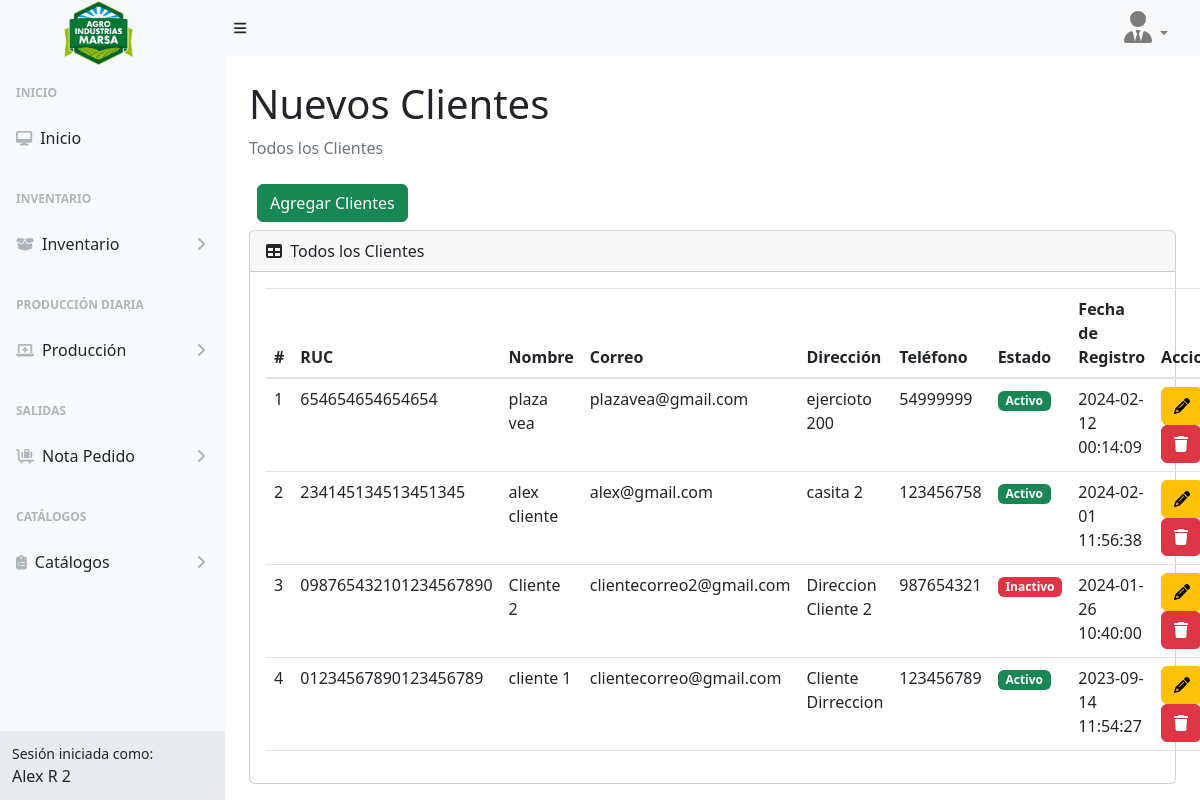
Before: /clients (signed in) with the older database file.
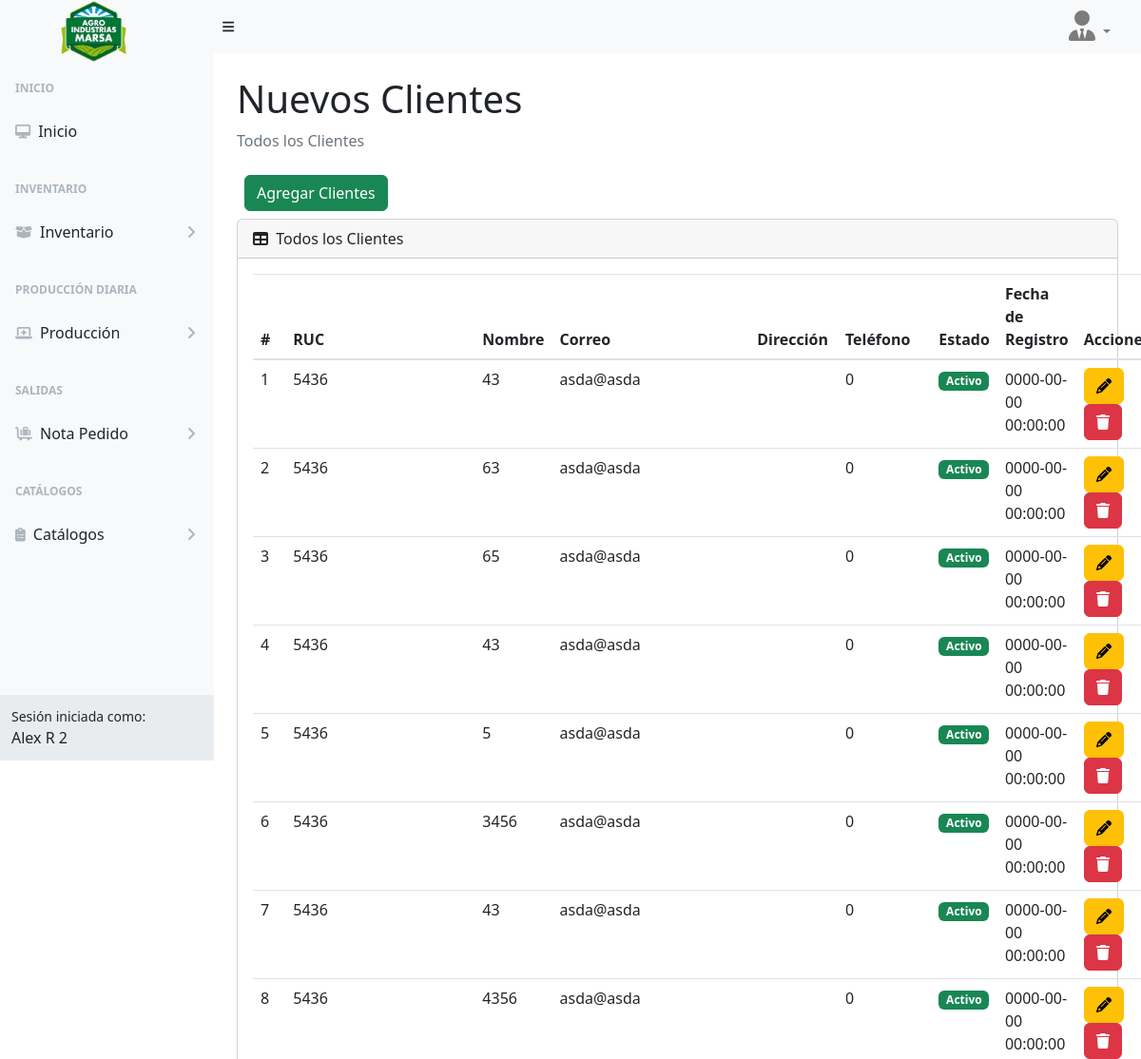
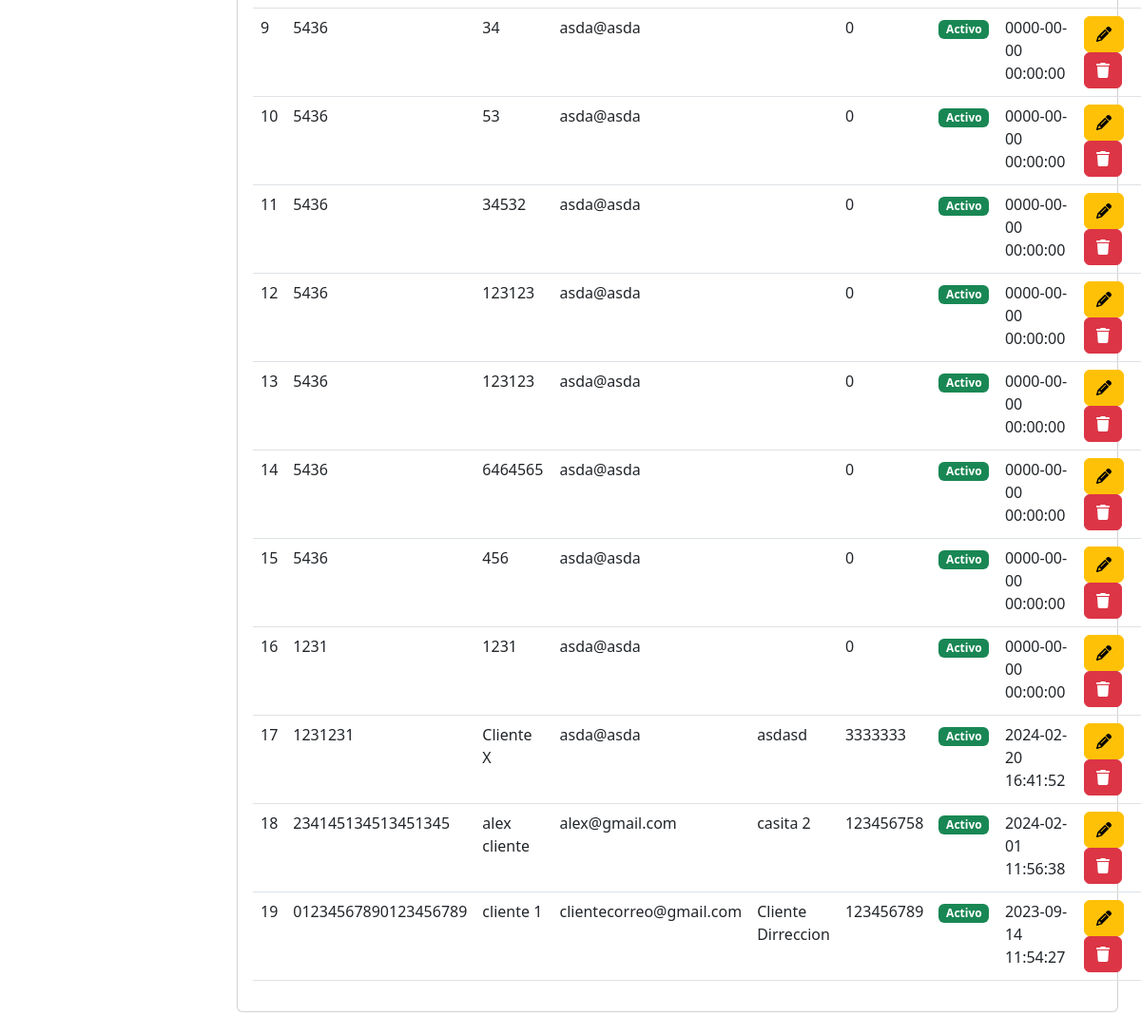
After: the same page with the newer database file (2 pictures, top to bottom).
### tables this page shows
CREATE TABLE `tb_cliente`  (
  `IdCli` int NOT NULL AUTO_INCREMENT,
  `RucCli` varchar(255) NULL DEFAULT NULL,
  `NombreCli` varchar(255) NOT NULL,
  `CorreoCli` varchar(255) NOT NULL,
  `DireccionCli` varchar(255) NOT NULL,
  `TelefonoCli` int NOT NULL,
  `Estado` int NOT NULL,
  `DateCreate` datetime NOT NULL,
  `DateUpdate` datetime NOT NULL,
  PRIMARY KEY (`IdCli`) USING BTREE
);

### controller/template.controller.php (called while the page is built)
<?php
class TemplateController
{
  static public function ctrTemplate()
  {
    include "view/template.php";
  }
}

### index.php (called while the page is built, shortened)
<?php
require_once "controller/template.controller.php";
require_once "controller/clients.controller.php";
require_once "controller/users.controller.php";
require_once "model/clients.model.php";
$template = new TemplateController();
$template -> ctrTemplate();

### controller/clients.controller.php (called while the page is built, shortened)
<?php
class ClientsController
{
  public static function ctrGetAllClients()
  {
    $table = "tb_cliente";
    $listClients = ClientsModel::mdlGetAllClients($table);
    return $listClients;
  }
}

### model/conexion.php (called while the page is built)
<?php
class Conexion
{
  static public function conn()
  {
    $link = new PDO("mysql:host=localhost;dbname=marsa_db","root","");
    $link->exec("set names utf8");
    return $link;
  }
}

### model/clients.model.php (called while the page is built, shortened)
<?php
require_once "conexion.php";
class ClientsModel
{
  public static function mdlGetAllClients($table)
  {
    $statement = Conexion::conn()->prepare("SELECT
    tb_cliente.IdCli,
    tb_cliente.RucCli,
    tb_cliente.NombreCli,
    tb_cliente.CorreoCli,
    tb_cliente.DireccionCli,
    tb_cliente.TelefonoCli,
    tb_estado.TipoEstado AS Estado,
    tb_cliente.DateCreate
    -- tb_cliente.DateUpdate
    FROM
    $table
    INNER JOIN
    tb_estado ON tb_cliente.Estado = tb_estado.IdEstado
    WHERE
    tb_estado.TipoEstado IN ('Activo', 'Inactivo')
    ORDER BY
    IdCli DESC");
    $statement->execute();
    return $statement->fetchAll();
  }
}

### view/modules/clients.php (the view, shortened to what this page needs)
</div>
</div>
<div class="sb-sidenav-footer">
  <div class="small">Sesión iniciada como:</div>
  <?php echo $_SESSION["Nombre"] ?>
</div>
</nav>
</div>
<div id="layoutSidenav_content">
  <main class="bg">
    <div class="container-fluid px-4">
      <h1 class="mt-4"> Nuevos Clientes</h1>
      <ol class="breadcrumb mb-4">
        <li class="breadcrumb-item active">Todos los Clientes</li>
      </ol>
      <div class="d-flex m-2">
        <button type="button" class="btn btn-success" data-toggle="modal" data-target="#modalAddClients">
          Agregar Clientes
        </button>
      </div>
      <div class="card mb-4">
        <div class="card-header">
          <i class="fas fa-table me-1"></i>
          Todos los Clientes
        </div>
        <div class="card-body">
          <table id="datatablesSimple" class="data-table-Clients table">
            <thead>
              <tr>
                <th>#</th>
                <th>RUC</th>
                <th>Nombre</th>
                <th>Correo</th>
                <th>Dirección</th>
                <th>Teléfono</th>
                <th>Estado</th>
                <th>Fecha de Registro</th>
                <th>Acciones</th>
              </tr>
            </thead>
            <tbody>
              <?php
              $listClients = ClientsController::ctrGetAllClients();
              foreach ($listClients as $key => $value) {
                $estado = $value["Estado"] == "Activo" ? "<span class='badge bg-success'>Activo</span>" : "<span class='badge bg-danger'>Inactivo</span>";
                echo
                '<tr>
                  <td>' . ($key + 1) . '</td>
                  <td>' . $value["RucCli"] . '</td>
                  <td>' . $value["NombreCli"] . '</td>
                  <td>' . $value["CorreoCli"] . '</td>
                  <td>' . $value["DireccionCli"] . '</td>
                  <td>' . $value["TelefonoCli"] . '</td>
                  <td>' . $estado . '</td>
                  <td>' . $value["DateCreate"] . '</td>
                  <td>
                    <button class="btn btn-warning btnEditClients" codClient="' . $value["IdCli"] . '" data-toggle="modal" data-target="#modalEditClients"><i class="fa-solid fa-pencil"></i></button>
                    <button class="btn btn-danger btnDeleteClient" codClient="' . $value["IdCli"] . '" userType="' . $_SESSION['IdTipoUsu'] . '"><i class="fa-solid fa-trash"></i></button>
                  </td>
                </tr>';
              }
              ?>
            </tbody>
          </table>
        </div>
      </div>
    </div>
  </main>
</div>
</div>

Changed rows visible on the page:
removed tb_cliente: RucCli "654654654654654", NombreCli "plaza vea", CorreoCli "plazavea@gmail.com", DireccionCli "ejercioto 200", TelefonoCli "54999999", shows "Activo", DateCreate "2024-02-12 00:14:09"
removed tb_cliente: RucCli "098765432101234567890", NombreCli "Cliente 2", CorreoCli "clientecorreo2@gmail.com", DireccionCli "Direccion Cliente 2", TelefonoCli "987654321", shows "Inactivo", DateCreate "2024-01-26 10:40:00"
added tb_cliente: RucCli "5436", NombreCli "43", CorreoCli "asda@asda", TelefonoCli "0", shows "Activo", DateCreate "0000-00-00 00:00:00"
added tb_cliente: RucCli "5436", NombreCli "63", CorreoCli "asda@asda", TelefonoCli "0", shows "Activo", DateCreate "0000-00-00 00:00:00"
added tb_cliente: RucCli "5436", NombreCli "65", CorreoCli "asda@asda", TelefonoCli "0", shows "Activo", DateCreate "0000-00-00 00:00:00"
added tb_cliente: RucCli "5436", NombreCli "43", CorreoCli "asda@asda", TelefonoCli "0", shows "Activo", DateCreate "0000-00-00 00:00:00"
added tb_cliente: RucCli "5436", NombreCli "5", CorreoCli "asda@asda", TelefonoCli "0", shows "Activo", DateCreate "0000-00-00 00:00:00"
added tb_cliente: RucCli "5436", NombreCli "3456", CorreoCli "asda@asda", TelefonoCli "0", shows "Activo", DateCreate "0000-00-00 00:00:00"
added tb_cliente: RucCli "5436", NombreCli "43", CorreoCli "asda@asda", TelefonoCli "0", shows "Activo", DateCreate "0000-00-00 00:00:00"
added tb_cliente: RucCli "5436", NombreCli "4356", CorreoCli "asda@asda", TelefonoCli "0", shows "Activo", DateCreate "0000-00-00 00:00:00"
added tb_cliente: RucCli "5436", NombreCli "34", CorreoCli "asda@asda", TelefonoCli "0", shows "Activo", DateCreate "0000-00-00 00:00:00"
added tb_cliente: RucCli "5436", NombreCli "53", CorreoCli "asda@asda", TelefonoCli "0", shows "Activo", DateCreate "0000-00-00 00:00:00"
added tb_cliente: RucCli "5436", NombreCli "34532", CorreoCli "asda@asda", TelefonoCli "0", shows "Activo", DateCreate "0000-00-00 00:00:00"
added tb_cliente: RucCli "5436", NombreCli "123123", CorreoCli "asda@asda", TelefonoCli "0", shows "Activo", DateCreate "0000-00-00 00:00:00"
added tb_cliente: RucCli "5436", NombreCli "123123", CorreoCli "asda@asda", TelefonoCli "0", shows "Activo", DateCreate "0000-00-00 00:00:00"
added tb_cliente: RucCli "5436", NombreCli "6464565", CorreoCli "asda@asda", TelefonoCli "0", shows "Activo", DateCreate "0000-00-00 00:00:00"
added tb_cliente: RucCli "5436", NombreCli "456", CorreoCli "asda@asda", TelefonoCli "0", shows "Activo", DateCreate "0000-00-00 00:00:00"
added tb_cliente: RucCli "1231", NombreCli "1231", CorreoCli "asda@asda", TelefonoCli "0", shows "Activo", DateCreate "0000-00-00 00:00:00"
added tb_cliente: RucCli "1231231", NombreCli "Cliente X", CorreoCli "asda@asda", DireccionCli "asdasd", TelefonoCli "3333333", shows "Activo", DateCreate "2024-02-20 16:41:52"
